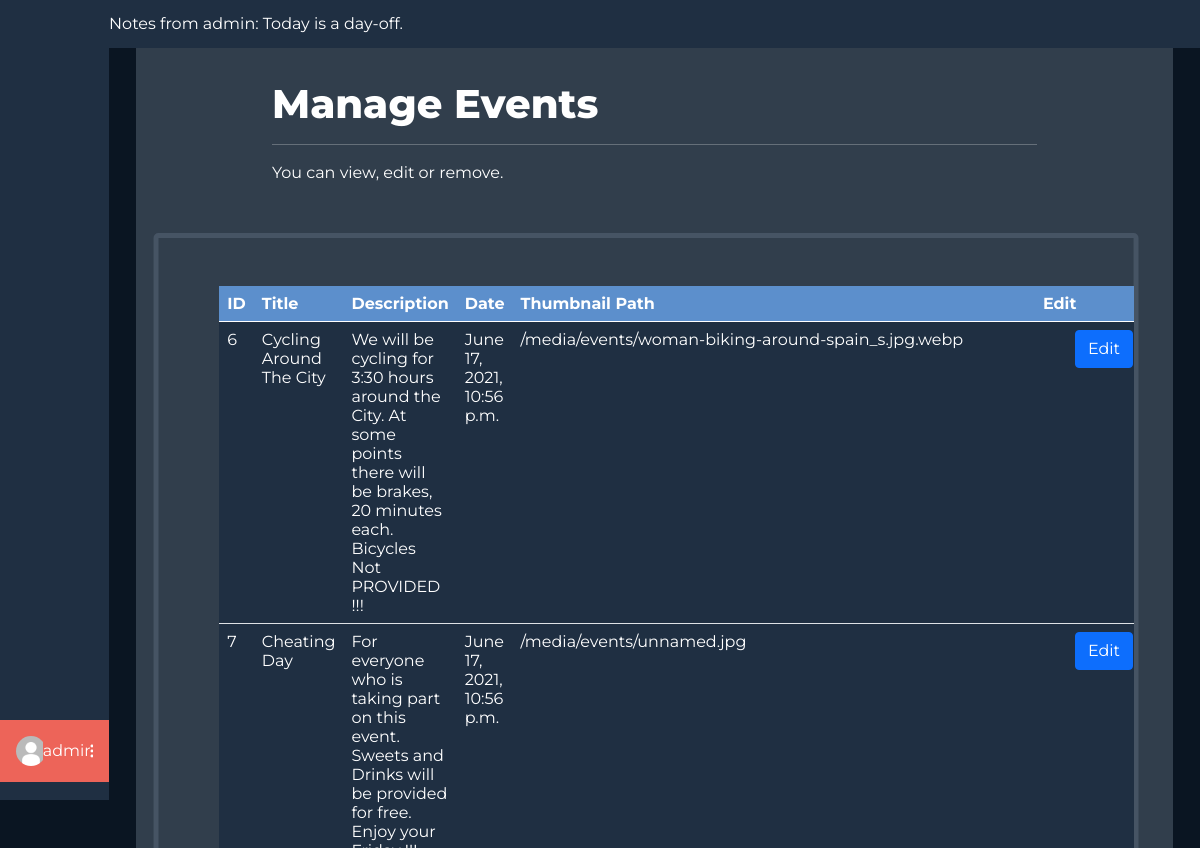
The app's page /staff/events/ (signed in) with its own data.
### users/models.py (models this page shows, shortened)
class Profile(models.Model):
    user = models.OneToOneField(User, on_delete=models.CASCADE)
    profile_photo = models.ImageField(
        upload_to='media/profiles/', default='profiles/default.jpg')
    height = models.FloatField(default=170.0)
    weight = models.FloatField(default=60.0)
    weight_goal = models.FloatField(default=70.0)
    GENDER_CHOICES = (('F', 'Female'), ('M', 'Male'), ('O', 'Other'))
    gender = models.CharField(
        max_length=9, choices=GENDER_CHOICES, default=GENDER_CHOICES[0])
    FREQUENCY = (
        ('3x', '3 Times a Week'),
        ('4x', '4 Times a Week'),
        ('5x', '5 Times a Week'),
        ('6x', '6 Times a Week'),
    )
    week_frequency = models.CharField(
        max_length=20, choices=FREQUENCY, default=FREQUENCY[0])
    profile_complete = models.BooleanField(default=False)
    selected_diets = models.ManyToManyField(DietPlan, blank=True)
    age = models.IntegerField(null=True)

### staff/models.py (models this page shows, shortened)
class AdminNotes(models.Model):
    todo = models.CharField(max_length=200)
    date = models.DateTimeField(
        default=datetime.now(), blank=True)

### dashboards/models.py (models this page shows, shortened)
class Event(models.Model):
    title = models.CharField(max_length=60, blank=True)
    date = models.DateTimeField(default=datetime.now(), blank=True)
    desc = models.TextField(blank=True)
    thumbnail = models.ImageField(
        upload_to='events/', default='events/default.jpg')

### staff/views.py (the view)
# urls.py: path('events/', views.manage_events,
@login_required(login_url='login')
@staff_member_required
def manage_events(request):
    navigation = None
    if request.user.groups.first():
        role = request.user.groups.first().name
        if role == 'manager':
            navigation = MANAGER_EVENTS_NAV
        else:
            return redirect('staff')
    events = Event.objects.all()
    context = {'options': navigation, 'events': events}
    context['notes'] = getNotes()
    return render(request, f'staff/manager/manage_events.html', context)

### staff/notes.py (called while the page is built)
def getNotes():
    notes = 'No notes posted'
    if AdminNotes.objects.first():
        nr = len(AdminNotes.objects.all())
        notes = AdminNotes.objects.all()[nr-1]
        if notes.date < timezone.now():
            return notes

### staff/templates/staff/manager/manage_events.html (shortened to what this page needs)
{% extends 'staff/base.html' %}
{% block middle %}
<div class="main">
    <div class="header">
        <h1>Manage Events</h1>
        <hr>
        <p>You can view, edit or remove.</p>
    </div>
    <div class="main-table row justify-content-center" id="short">
        <div class="col-auto overflow-auto">
            <table class="table table-responsive" id="tablecss" cellspacing="0" cellpadding="0" border="0" width="325">
                <thead>
                    <tr id="first-row">
                        <th>ID</th>
                        <th>Title</th>
                        <th>Description</th>
                        <th>Date</th>
                        <th>Thumbnail Path</th>
                        <th>Edit</th>
                    </tr>
                </thead>
                <tbody>
                    {% for event in events %}
                    <tr>
                        <td>{{event.id}}</td>
                        <td>{{event.title}}</td>
                        <td>
                            {{event.desc}}
                        </td>
                        <td>
                            {{event.date}}
                        </td>
                        <td>{{event.thumbnail.url}}</td>
                        <td>
                            <a class="btn btn-primary">Edit</a>
                        </td>
                    </tr>
                    {% endfor %}
                </tbody>
            </table>
        </div>
    </div>
</div>
{% endblock middle %}

### staff/templates/staff/base.html (shortened to what this page needs)
{% load static %}
<html>
  <head>
    <link href="https://cdn.jsdelivr.net/npm/bootstrap@5.0.1/dist/css/bootstrap.min.css" rel="stylesheet">
    <link rel="stylesheet" href="{% static 'css/staff_dashboards/main.css' %}">
    <link rel="stylesheet" href="{% static 'css/staff_dashboards/table.css' %}">
  </head>
  <body>
  {% block content %}
  {% if user.is_authenticated %}
  <div class="mycontainer">
    <div class="navigation">
      <div class="nav-col">
        <div class="options">
        </div>
        <div class="profile-wrapper">
          <div class="user-btn">
            <div class="profile-pic"><img src="{{ user.profile.profile_photo.url }}" alt=""></div>
            {% if user.first_name %}
            <span>{{user.get_full_name}}</span>
            {% else %}
            <span>{{user.username}}</span>
            {% endif %}
            <div class="three-dot"><img src="{% static 'svg/3dots.svg' %}" alt=""></div>
          </div>
        </div>
      </div>
    </div>
    <div class="middle">
      <div class="middle-nav">
        <marquee behavior="" direction="">Notes from admin: {{ notes.todo }}
        </marquee>
      </div>
    {% block middle %}
    {% endblock middle %}
    </div>
  </div>
  {% endif %}
  {% endblock content %}
  </body>
<html>

### static/css/staff_dashboards/main.css (style rules this page uses)
* { margin: 0; font-family: "Montserrat", sans-serif; overflow: hidden; }
body { background-color: #0a1522; }
.mycontainer { display: flex; flex-direction: row; justify-content: space-between; }
.navigation { width: 10vw; height: 100vh; }
.nav-col { width: 100%; display: flex; flex-direction: column; align-items: center; background-color: #1f2f42; }
.options { display: flex; flex-direction: column; justify-content: space-between; margin-top: 4em; height: 50%; width: 100%; }
.profile-wrapper { width: 100%; }
.user-btn { background-color: #ed6459; color: #fff; padding: 1em; padding-right: 1em; padding-left: 1em; width: 100%; text-align: center; margin-top: 16em; display: flex; flex-direction: row; align-items: center; justify-content: space-between; }
.profile-pic img { height: 30px; border-radius: 50%; width: auto; }
.navigation { display: flex; flex-direction: row; }
.middle { width: 100%; background-color: #0a1522; }
.middle-nav { width: 100%; height: 3em; background-color: #1f2f42; color: white; display: flex; flex-direction: row; align-items: center; }

### static/css/staff_dashboards/table.css (style rules this page uses)
#tablecss { color: white; margin: 3em; background-color: #1F2F42; margin-right: 5em; }
.btn { margin-left: 2em; }
#first-row { background-color: black; }
#short { margin-right: 3em; }
.main { margin: auto; width: 95%; background-color: #313e4c; height: 100vh; }
.main-table { transform: translate(3%, 0); width: 95%; border: 5px solid #465464; border-radius: 5px; max-height: 90%; }
.table { align-self: center; margin: auto; width: fit-content ; }
.header { padding: 2em; margin: auto; width: 80%; color: white; }
.header > h1 { font-weight: 800; }
th { background-color: #5c8fcc !important; }
td { color: white !important; }
td > a { text-decoration: none; color: white !important; }

### records on screen
AdminNotes: todo "Today is a day-off."
Event: id "6", title "Cycling Around The City", desc "We will be cycling for 3:30 hours around the City. At some points there will be brakes, 20 minutes each. Bicycles Not PROVIDED !!!", date "June 17, 2021, 10:56 p.m.", thumbnail "/media/events/woman-biking-around-spain_s.jpg.webp"
Event: id "7", title "Cheating Day", desc "For everyone who is taking part on this event. Sweets and Drinks will be provided for free. Enjoy your…", date "June 17, 2021, 10:56 p.m.", thumbnail "/media/events/unnamed.jpg"
